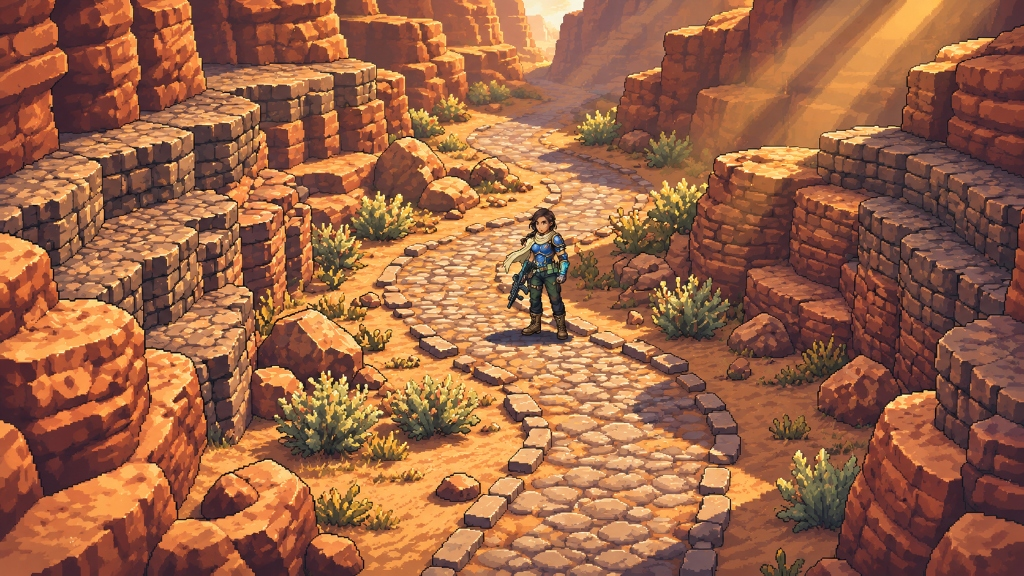
#> input picture assets/source_inputs/rpg_2d/img9_reference.jpg, 1024 x 576 px; the run also reads 2 pictures not shown here
$ python build_rpg_2d_canyon_assets.py
#> lines starting #> are read from the running program, lines starting #| are printed output that depends on the picture
#!/usr/bin/env python3
"""
Builds all 2D parallel-projection pixel-art assets for the RPG 2D Canyon study:
- Approach 1 (Continuous Uncut 2D Artwork):
  Stitches `approach1_plate_top.jpg` and `approach1_plate_bottom.jpg` across their
  exact 81-px overlap into a 1967-px tall uncut canyon, seamlessly extends the
  outer 139-px left/right cliff shelves for full 960x540 widescreen, and extracts
  in-place Y-sorted walk-behind boulder/bush overlays.
- Approach 2 (Modular Stitched & Kitbashed 2D Scene):
  Quilts a seamless 960x1967 desert floor and winding constant-width S-curve
  cobblestone road from `approach2_ground_road_sheet.jpg`, and slices all 6 modular
  stepped dry-stone/terracotta cliff formations (`approach2_cliffs_sheet.jpg`) and
  12 modular props (`approach2_props_sheet.jpg`) with exterior-flood-fill alpha
  cutouts and directional contact shadows.
- Shared 192-color master indexed palette (`palette_192.png`) and batch Laigter
  normal map generation (`C:/Laigter/laigter.exe -g -s -d`).
"""

import os
import subprocess
from collections import deque
from pathlib import Path
import numpy as np
from PIL import Image, ImageDraw, ImageFilter

ROOT = Path(__file__).resolve().parents[2]
SRC_DIR = ROOT / "assets" / "source_inputs" / "rpg_2d"
OUT_DIR = ROOT / "assets" / "textures" / "rpg_2d"
MOD_DIR = OUT_DIR / "modular"
SPR_DIR = OUT_DIR / "sprites"
LAIGTER_EXE = Path(r"C:\Laigter\laigter.exe")

CANVAS_W = 960
CANVAS_H = 1967


def ensure_dirs() -> None:
    OUT_DIR.mkdir(parents=True, exist_ok=True)
    MOD_DIR.mkdir(parents=True, exist_ok=True)
    SPR_DIR.mkdir(parents=True, exist_ok=True)


def run_laigter_normal(diffuse_path: Path, out_normal_path: Path) -> None:
    if not LAIGTER_EXE.exists():
        raise FileNotFoundError(f"Laigter not found at {LAIGTER_EXE}")
    spec_old = diffuse_path.parent / f"{diffuse_path.stem}_s.png"
    if spec_old.exists():
        spec_old.unlink()
    cmd = [str(LAIGTER_EXE), "--no-gui", "--normal", "-d", str(diffuse_path)]
    subprocess.run(cmd, check=True, stdout=subprocess.DEVNULL, stderr=subprocess.DEVNULL)
    generated = diffuse_path.parent / f"{diffuse_path.stem}_n.png"
    if not generated.exists():
        raise RuntimeError(f"Laigter did not produce {generated}")
    if generated != out_normal_path:
        if out_normal_path.exists():
            out_normal_path.unlink()
        generated.rename(out_normal_path)


def dp_horizontal_seam(top_patch: np.ndarray, bot_patch: np.ndarray) -> np.ndarray:
    """Minimum-error dynamic-programming horizontal seam cut between two (H, W, 3) float32 patches."""
    diff = np.abs(top_patch - bot_patch).sum(axis=2)
    H, W = diff.shape
    cost = np.zeros((H, W), dtype=np.float32)
    back = np.zeros((H, W), dtype=np.int32)
    cost[:, 0] = diff[:, 0]
    for x in range(1, W):
        for y in range(H):
            y0, y1 = max(0, y - 1), min(H, y + 2)
            bi = int(np.argmin(cost[y0:y1, x - 1])) + y0
            cost[y, x] = diff[y, x] + cost[bi, x - 1]
            back[y, x] = bi
    seam_y = np.zeros(W, dtype=np.int32)
    seam_y[W - 1] = int(np.argmin(cost[:, W - 1]))
    for x in range(W - 2, -1, -1):
        seam_y[x] = back[seam_y[x + 1], x + 1]
    out = np.zeros_like(top_patch)
    for x in range(W):
        sy = seam_y[x]
        for y in range(H):
            a = np.clip((y - (sy - 3.5)) / 7.0, 0.0, 1.0)
            out[y, x] = (1.0 - a) * top_patch[y, x] + a * bot_patch[y, x]
    return out


def dp_vertical_seam(left_patch: np.ndarray, right_patch: np.ndarray) -> np.ndarray:
    """Minimum-error dynamic-programming vertical seam cut between two (H, W, 3) float32 patches."""
    t_left = np.transpose(left_patch, (1, 0, 2))
    t_right = np.transpose(right_patch, (1, 0, 2))
    return np.transpose(dp_horizontal_seam(t_left, t_right), (1, 0, 2))


def build_master_192_palette() -> Image.Image:
    """Extracts a unified 192-color master palette across Approach 1, Approach 2, and the Blue Commander."""
    samples = []
    for name in [
        "img9_reference.jpg",
        "approach1_plate_bottom.jpg",
        "approach1_plate_top.jpg",
        "approach2_cliffs_sheet.jpg",
        "approach2_ground_road_sheet.jpg",
        "approach2_props_sheet.jpg",
    ]:
        im = Image.open(SRC_DIR / name).convert("RGB").resize((240, 240), Image.Resampling.BILINEAR)
        samples.append(np.array(im))
#> pass 2 of the loop in build_master_192_palette, `for name in [`:
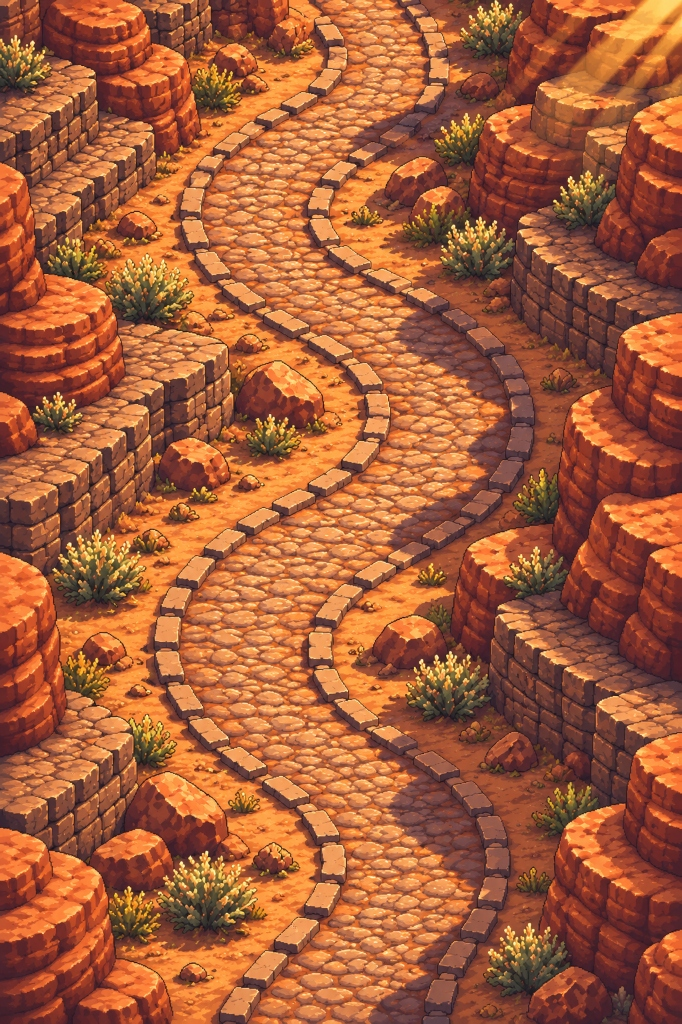
#> input picture assets/source_inputs/rpg_2d/approach1_plate_bottom.jpg, 682 x 1024 px
#> in build_master_192_palette, `im = Image.open(SRC_DIR / name).convert("RGB").resize((240, 240), Imag..`:
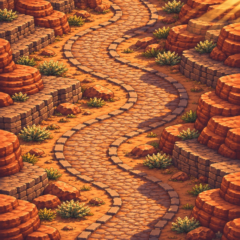
#> im: PIL image 240x240 RGB; mean R, G, B 164.8, 93.3, 58
#> pass 3 of the loop in build_master_192_palette, `for name in [`:
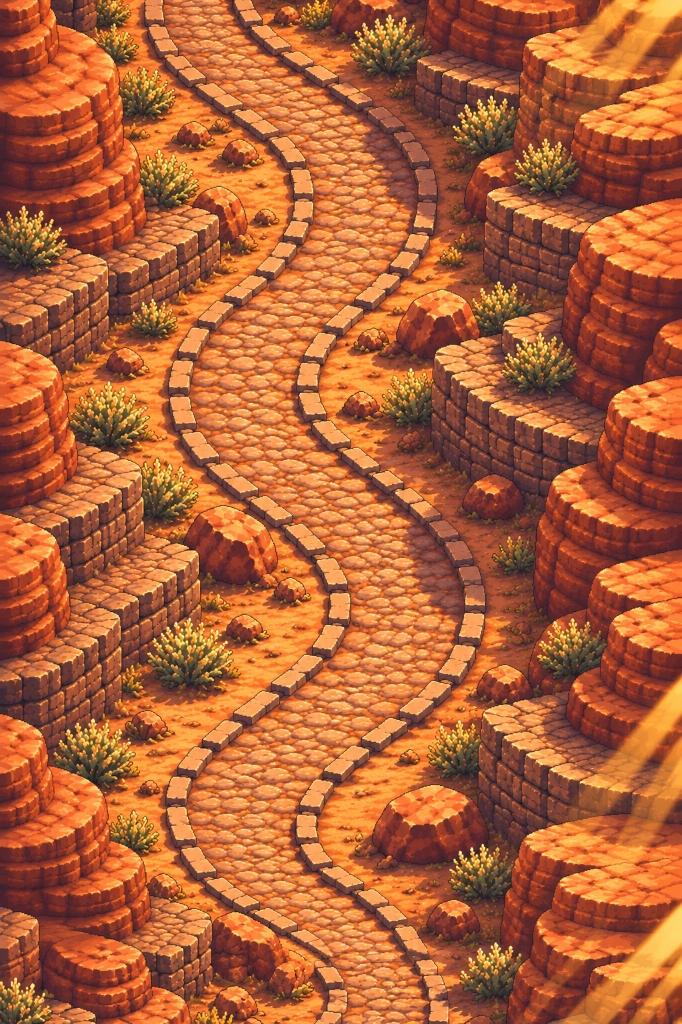
#> input picture assets/source_inputs/rpg_2d/approach1_plate_top.jpg, 682 x 1024 px
#> in build_master_192_palette, `im = Image.open(SRC_DIR / name).convert("RGB").resize((240, 240), Imag..`:
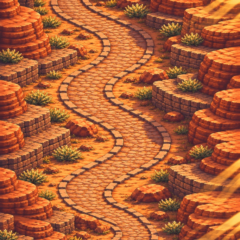
#> im: PIL image 240x240 RGB; mean R, G, B 175.9, 97.4, 56.2
#> the loop made 6 passes; the first 3 are shown

    hero_p = ROOT / "assets" / "textures" / "pixel_canyon" / "blue_commander.png"
    if hero_p.exists():
        him = Image.open(hero_p).convert("RGBA")
        harr = np.array(him)
        fg = harr[harr[:, :, 3] > 128][:, :3]
        if len(fg) > 0:
            idx = np.linspace(0, len(fg) - 1, 240 * 60, dtype=np.int32)
            samples.append(fg[idx].reshape((60, 240, 3)))

    comp = Image.fromarray(np.vstack(samples), "RGB")
    q = comp.quantize(colors=192, method=Image.Quantize.MEDIANCUT, dither=Image.Dither.NONE)
    pal_raw = q.getpalette()[: 192 * 3]
    pal_arr = np.array(pal_raw, dtype=np.uint8).reshape((192, 3))

    swatch = Image.new("RGB", (16 * 16, 12 * 16))
#> swatch: PIL image 256x192 RGB; every value is 0
    dr = ImageDraw.Draw(swatch)
    for idx, (r, g, b) in enumerate(pal_arr):
        cx = (idx % 16) * 16
        cy = (idx // 16) * 16
        dr.rectangle([cx, cy, cx + 15, cy + 15], fill=(int(r), int(g), int(b)))
    swatch.save(OUT_DIR / "palette_192.png")
    return q


def quantize_to_192(img_rgba: Image.Image, pal_img: Image.Image) -> Image.Image:
    rgba = img_rgba.convert("RGBA")
    arr = np.array(rgba)
    alpha = arr[:, :, 3]
    rgb = Image.fromarray(arr[:, :, :3], "RGB")
    q_rgb = rgb.quantize(palette=pal_img, dither=Image.Dither.NONE).convert("RGB")
    out = np.dstack([np.array(q_rgb), alpha])
    return Image.fromarray(out, "RGBA")


# [99 lines left out: function clean_magenta_cutout, not called in this run]


def build_approach1_assets(pal_img: Image.Image) -> None:
    """Builds the 960x1967 uncut Approach 1 canvas + Laigter normal map + Y-sorted in-place walk-behind cutouts."""
    p_bot = np.array(Image.open(SRC_DIR / "approach1_plate_bottom.jpg").convert("RGB"), dtype=np.float32)
    p_top = np.array(Image.open(SRC_DIR / "approach1_plate_top.jpg").convert("RGB"), dtype=np.float32)
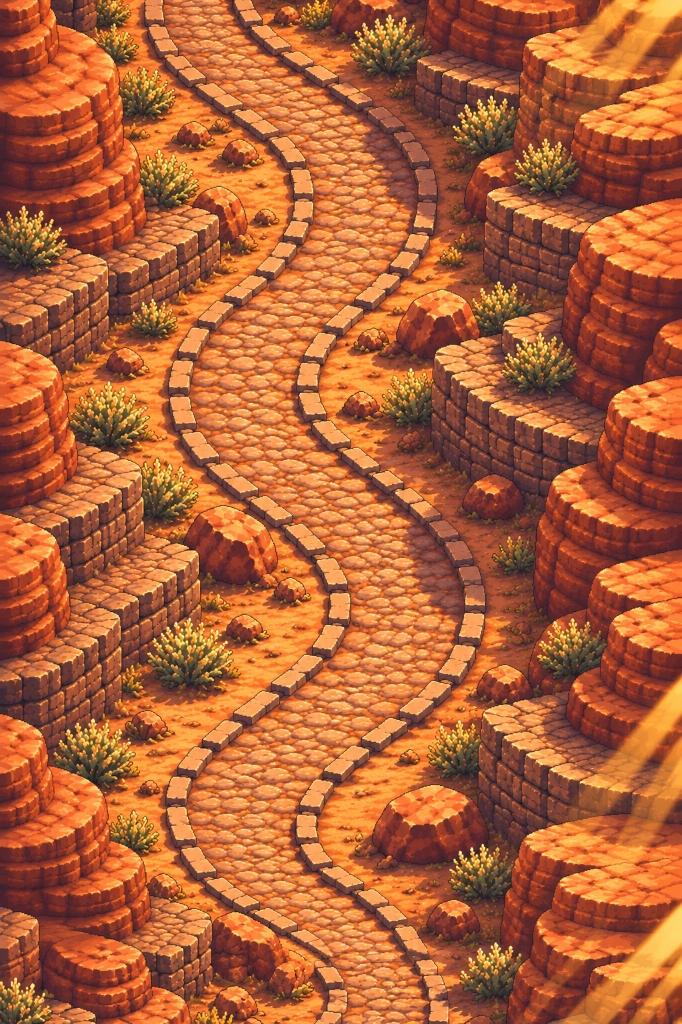
#> p_top: shape (1024, 682, 3) float32; mean R, G, B 175.9, 97.4, 56.2
    overlap = 81
    stitched = np.zeros((CANVAS_H, 682, 3), dtype=np.float32)
#> stitched: shape (1967, 682, 3) float32; every value is 0
    stitched[: 1024 - overlap] = p_top[: 1024 - overlap]
    for r in range(overlap):
        a = np.clip((r - 52.0) / 24.0, 0.0, 1.0)
        stitched[1024 - overlap + r] = (1.0 - a) * p_top[1024 - overlap + r] + a * p_bot[r]
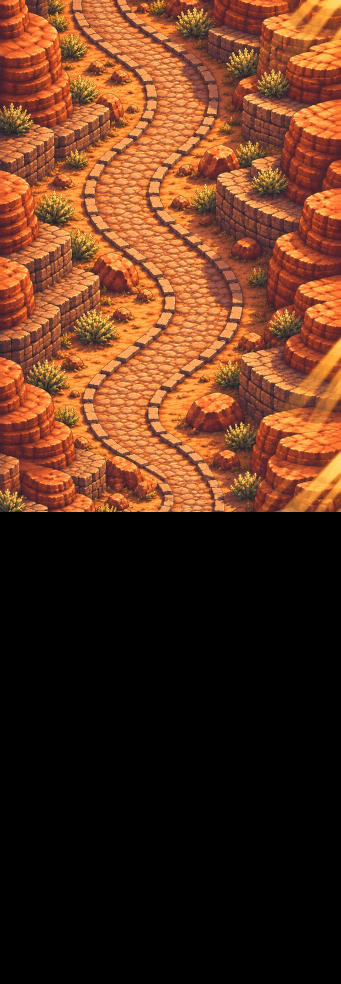
#> stitched: shape (1967, 682, 3) float32 (shown at 1/2 size); mean of channels 0, 1, 2 91.6, 50.7, 29.3; drawn as R, G, B
    stitched[1024:] = p_bot[overlap:]

    wing_w = 165
    ov_x = 26  # 165 - 26 = 139 px wing on each side -> 139 + 682 + 139 = 960 px total width

    def build_shifted_wing(src_strip: np.ndarray, offsets: list[int]) -> np.ndarray:
        ch = 520
        ov_y = 60
        step = ch - ov_y
        wing = np.zeros((len(offsets) * step + ov_y, wing_w, 3), dtype=np.float32)
#> wing: shape (2360, 165, 3) float32; every value is 0
        for i, y_off in enumerate(offsets):
            patch = src_strip[y_off : y_off + ch]
            if i == 0:
                wing[:ch] = patch
            else:
                y0 = i * step
                wing[y0 : y0 + ov_y] = dp_horizontal_seam(wing[y0 : y0 + ov_y], patch[:ov_y])
                wing[y0 + ov_y : y0 + ch] = patch[ov_y:]
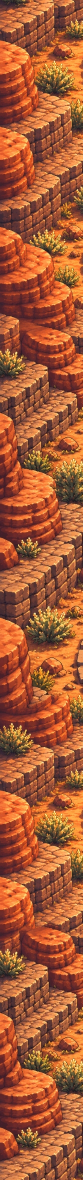
#> wing: shape (2360, 165, 3) float32 (shown at 1/2 size); mean of channels 0, 1, 2 166.2, 90.1, 53.6; drawn as R, G, B
        return wing[:CANVAS_H]

    left_wing = build_shifted_wing(stitched[:, :wing_w], [260, 740, 1180, 140, 920])
    right_wing = build_shifted_wing(stitched[:, 682 - wing_w :], [310, 820, 1260, 190, 1010])
#> the loop in build_shifted_wing (call 2), `for i, y_off in enumerate(offsets):` made 5 passes
#> pass 1, in build_shifted_wing (call 2), `patch = src_strip[y_off : y_off + ch]`:
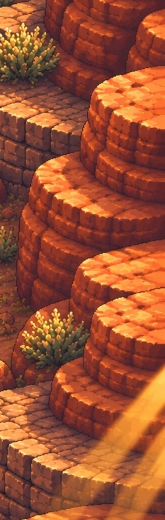
#> patch: shape (520, 165, 3) float32; mean of channels 0, 1, 2 154, 79.2, 50.4; drawn as R, G, B
#> after the loop in build_shifted_wing (call 2), `for i, y_off in enumerate(offsets):`:
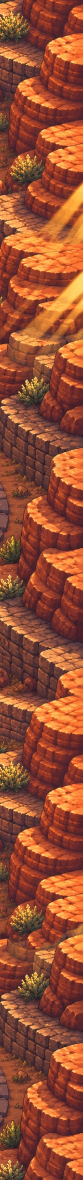
#> wing: shape (2360, 165, 3) float32 (shown at 1/2 size); mean of channels 0, 1, 2 149.3, 77, 50.8; drawn as R, G, B
#> in build_shifted_wing (call 2), `return wing[:CANVAS_H]`:
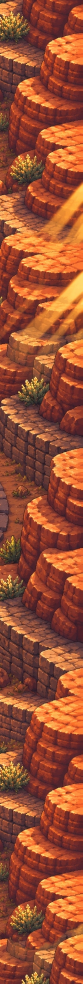
#> returned value: shape (1967, 165, 3) float32 (shown at 1/2 size); mean of channels 0, 1, 2 151.7, 78.4, 50.9; drawn as R, G, B

    a1_wide = np.zeros((CANVAS_H, CANVAS_W, 3), dtype=np.float32)
#> a1_wide: shape (1967, 960, 3) float32; every value is 0
    a1_wide[:, :139] = left_wing[:, :139]
    a1_wide[:, 139 : 139 + ov_x] = dp_vertical_seam(left_wing[:, 139 : 139 + ov_x], stitched[:, :ov_x])
    a1_wide[:, 139 + ov_x : 821 - ov_x] = stitched[:, ov_x : 682 - ov_x]
    a1_wide[:, 821 - ov_x : 821] = dp_vertical_seam(stitched[:, 682 - ov_x : 682], right_wing[:, :ov_x])
    a1_wide[:, 821:] = right_wing[:, ov_x:]
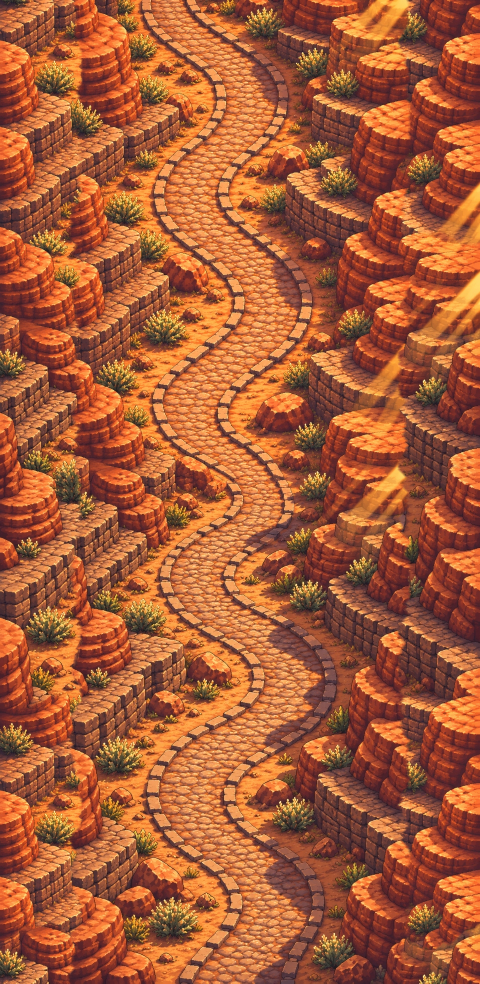
#> a1_wide: shape (1967, 960, 3) float32 (shown at 1/2 size); mean of channels 0, 1, 2 167.6, 92.2, 55.7; drawn as R, G, B

    a1_im = quantize_to_192(Image.fromarray(np.clip(a1_wide, 0, 255).astype(np.uint8), "RGB"), pal_img)
#> in quantize_to_192, `alpha = arr[:, :, 3]`: alpha: shape (1967, 960); every value is 255
    a1_path = OUT_DIR / "approach1_uncut_canvas.png"
    a1_im.save(a1_path)
    run_laigter_normal(a1_path, OUT_DIR / "approach1_uncut_canvas_n.png")

    # Extract 8 in-place road-side boulder & bush cutouts from a1_im so the hero can walk behind their top crests
    # Each tuple is (name, x0_in_960, y0_in_1967, x1_in_960, y1_in_1967)
    a1_arr = np.array(a1_im)
    cutout_boxes = [
        ("a1_cutout_00", 365, 225, 458, 305),   # upper-right boulder & bush by road bend
        ("a1_cutout_01", 318, 495, 422, 578),   # upper-left large boulder next to road curb
        ("a1_cutout_02", 495, 765, 598, 845),   # mid-upper right faceted boulder by road
        ("a1_cutout_03", 555, 1095, 668, 1185), # mid-canyon right bush cluster by road
        ("a1_cutout_04", 365, 1275, 472, 1365), # lower-mid left large boulder by road bend
        ("a1_cutout_05", 520, 1525, 635, 1615), # lower-mid right boulder & bush by curb
        ("a1_cutout_06", 268, 1675, 385, 1765), # lower-left large boulder near entrance
        ("a1_cutout_07", 290, 1785, 405, 1882), # entrance left large olive sagebush
    ]
    for cname, x0, y0, x1, y1 in cutout_boxes:
        sub = a1_arr[y0:y1, x0:x1].copy()
        h, w, _ = sub.shape
        # Soft dome alpha mask: full opacity in center/bottom core, feathered 4px rim so it blends invisibly in-place
        yy, xx = np.mgrid[0:h, 0:w]
        nx = (xx - w * 0.5) / (w * 0.48)
        ny = (yy - h * 0.55) / (h * 0.50)
        dist = np.sqrt(nx * nx + ny * ny)
        mask = np.clip((1.02 - dist) * 4.5, 0.0, 1.0)
        sub[:, :, 3] = (mask * 255).astype(np.uint8)
        c_path = MOD_DIR / f"{cname}.png"
        Image.fromarray(sub, "RGBA").save(c_path)
        run_laigter_normal(c_path, MOD_DIR / f"{cname}_n.png")


# [242 lines left out: functions add_baked_drop_shadow, build_approach2_assets, build_commander_sprites, not called in this run]


def main() -> None:
    ensure_dirs()
    print("[1/4] Building 192-color master palette...")
    pal_img = build_master_192_palette()
    print("[2/4] Building Approach 1 (Uncut 2D Canyon Canvas + In-Place Walk-Behind Cutouts + Laigter Normals)...")
    build_approach1_assets(pal_img)
    print("[3/4] Building Approach 2 (Modular Stitched Ground/Road + 6 Cliffs + 12 Props + Laigter Normals)...")
    build_approach2_assets(pal_img)
    print("[4/4] Building 8-Directional Blue Commander Sheet + Laigter Normals...")
    build_commander_sprites(pal_img)
    print("Done! All Approach 1 & Approach 2 textures and normal maps generated.")


if __name__ == "__main__":
#> (the run stopped early here; a loop or call above may not have finished)
